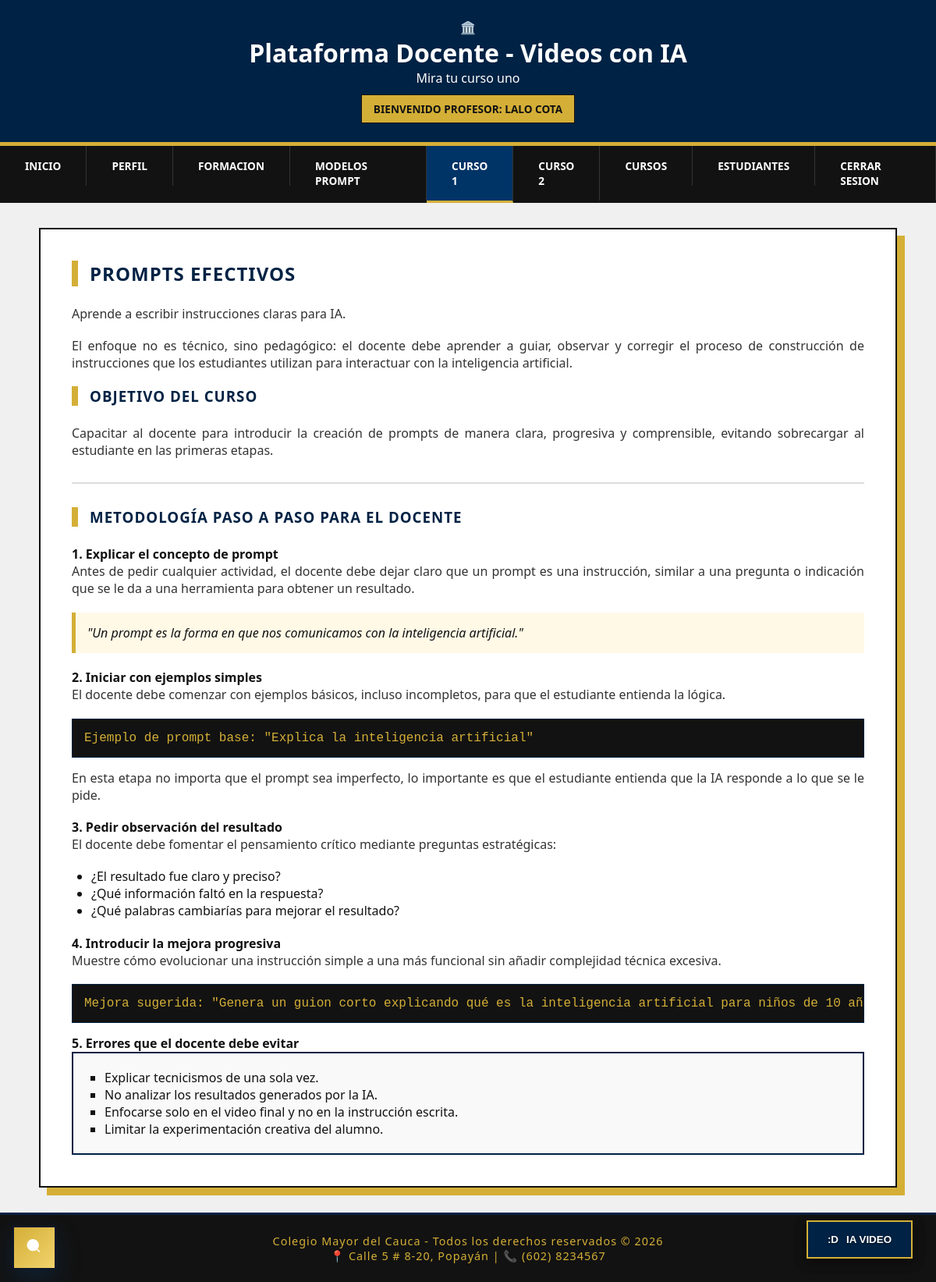
Screenshot of /docente/curso1.php (signed in) with the database file from the repository.
### tables this page shows
CREATE TABLE IF NOT EXISTS cursos (
  id INT UNSIGNED AUTO_INCREMENT PRIMARY KEY,
  slug VARCHAR(60) NOT NULL UNIQUE,
  titulo VARCHAR(150) NOT NULL,
  descripcion TEXT NOT NULL,
  contenido LONGTEXT NULL,
  orden TINYINT UNSIGNED NOT NULL DEFAULT 1,
  activo TINYINT(1) NOT NULL DEFAULT 1,
  created_at DATETIME NOT NULL DEFAULT CURRENT_TIMESTAMP,
  INDEX idx_cursos_activo (activo)
);

### inc/database.php (called while the page is built, shortened)
<?php
function ask_env_value(string $key, string $default = ''): string
{
    $value = getenv($key);
    if ($value !== false && $value !== '') {
        return (string) $value;
    }
    return $default;
}
function ask_db_config(): array
{
    return [
        'host' => ask_env_value('DB_HOST', 'localhost'),
        'port' => ask_env_value('DB_PORT', '3306'),
        'name' => ask_env_value('DB_NAME', 'ask_tutor'),
        'user' => ask_env_value('DB_USER', 'root'),
        'pass' => ask_env_value('DB_PASS', ''),
        'charset' => ask_env_value('DB_CHARSET', 'utf8mb4'),
    ];
}
function ask_db_connection(): PDO
{
    static $pdo = null;
    $config = ask_db_config();
    $dsn = sprintf(
        'mysql:host=%s;port=%s;dbname=%s;charset=%s',
        $config['host'],
        $config['port'],
        $config['name'],
        $config['charset']
    );
    try {
        $pdo = new PDO($dsn, $config['user'], $config['pass'], [
            PDO::ATTR_ERRMODE => PDO::ERRMODE_EXCEPTION,
            PDO::ATTR_DEFAULT_FETCH_MODE => PDO::FETCH_ASSOC,
            PDO::ATTR_EMULATE_PREPARES => false,
            PDO::MYSQL_ATTR_INIT_COMMAND => 'SET NAMES utf8mb4 COLLATE utf8mb4_unicode_ci',
        ]);
    } catch (PDOException $e) {
        throw new RuntimeException('No se pudo conectar a la base de datos: ' . $e->getMessage(), 0, $e);
    }
    return $pdo;
}
function ask_db_query_one(string $sql, array $params = []): ?array
{
    $stmt = ask_db_connection()->prepare($sql);
    $stmt->execute($params);
    $row = $stmt->fetch();
    return $row ?: null;
}
function ask_get_course(string $slug): ?array
{
    return ask_db_query_one(
        'SELECT id, slug, titulo, descripcion, contenido, orden, activo
         FROM cursos
         WHERE slug = :slug AND activo = 1
         LIMIT 1',
        ['slug' => $slug]
    );
}

### docente/curso1.php (the view, shortened to what this page needs)
<?php
    require_once __DIR__ . '/../inc/database.php';
    $curso = ask_get_course('curso-1');
    $tituloCurso = $curso['titulo'] ?? 'Curso 1 - Tutor IA Colegio Mayor';
    $descripcionCurso = $curso['descripcion'] ?? 'Este módulo está orientado a que el docente comprenda cómo enseñar la construcción de prompts desde cero.';
?>
<!DOCTYPE html>
<html lang="es">
<head>
    <link rel="stylesheet" href="../css/style.css">
</head>
<body>
<?php include 'top_docente.php'; ?>
<section>
    <h2><?php echo htmlspecialchars($tituloCurso, ENT_QUOTES, 'UTF-8'); ?></h2>
    <p>
        <?php echo htmlspecialchars($descripcionCurso, ENT_QUOTES, 'UTF-8'); ?>
    </p>
    <p>
        El enfoque no es técnico, sino pedagógico: el docente debe aprender a guiar, observar y corregir el proceso
        de construcción de instrucciones que los estudiantes utilizan para interactuar con la inteligencia artificial.
    </p>
    <div class="tarjeta">
        <h3>Objetivo del curso</h3>
        <p>
            Capacitar al docente para introducir la creación de prompts de manera clara, progresiva y comprensible,
            evitando sobrecargar al estudiante en las primeras etapas.
        </p>
    </div>
    <hr>
    <h3>Metodología paso a paso para el docente</h3>
    <h4>1. Explicar el concepto de prompt</h4>
    <p>
        Antes de pedir cualquier actividad, el docente debe dejar claro que un prompt es una instrucción,
        similar a una pregunta o indicación que se le da a una herramienta para obtener un resultado.
    </p>
    <blockquote>
        "Un prompt es la forma en que nos comunicamos con la inteligencia artificial."
    </blockquote>
    <h4>2. Iniciar con ejemplos simples</h4>
    <p>
        El docente debe comenzar con ejemplos básicos, incluso incompletos, para que el estudiante entienda la lógica.
    </p>
    <pre>Ejemplo de prompt base: "Explica la inteligencia artificial"</pre>
    <p>
        En esta etapa no importa que el prompt sea imperfecto, lo importante es que el estudiante entienda que
        la IA responde a lo que se le pide.
    </p>
    <h4>3. Pedir observación del resultado</h4>
    <p>
        El docente debe fomentar el pensamiento crítico mediante preguntas estratégicas:
    </p>
    <ul style="margin-left: 25px; margin-bottom: 20px;">
        <li>¿El resultado fue claro y preciso?</li>
        <li>¿Qué información faltó en la respuesta?</li>
        <li>¿Qué palabras cambiarías para mejorar el resultado?</li>
    </ul>
    <h4>4. Introducir la mejora progresiva</h4>
    <p>
        Muestre cómo evolucionar una instrucción simple a una más funcional sin añadir complejidad técnica excesiva.
    </p>
    <pre>Mejora sugerida: "Genera un guion corto explicando qué es la inteligencia artificial para niños de 10 años"</pre>
    <h4>5. Errores que el docente debe evitar</h4>
    <div style="border: 2px solid #002244; padding: 20px; background: #f9f9f9;">
        <ul style="list-style-type: square; margin-left: 20px;">
            <li>Explicar tecnicismos de una sola vez.</li>
            <li>No analizar los resultados generados por la IA.</li>
            <li>Enfocarse solo en el video final y no en la instrucción escrita.</li>
            <li>Limitar la experimentación creativa del alumno.</li>
        </ul>
    </div>
</section>
<footer>
    <p>Colegio Mayor del Cauca - Todos los derechos reservados © 2026</p>
    <p>📍 Calle 5 # 8-20, Popayán | 📞 (602) 8234567</p>
</footer>
<?php include '../Api-key/modal-AI.php'; ?>
</body>
</html>

### css/style.css (style rules this page uses)
* { margin: 0; padding: 0; box-sizing: border-box; border-radius: 0 !important; }
body { font-family: 'Segoe UI', Arial, sans-serif; background-color: #f0f0f0; color: #121212; min-height: 100vh; display: flex; flex-direction: column; }
nav ul { display: flex; justify-content: center; list-style: none; }
nav a { text-decoration: none; color: #FFFFFF; font-weight: 600; padding: 1rem 2rem; display: block; transition: 0.3s; border-right: 1px solid #333; text-transform: uppercase; font-size: 0.85rem; }
nav a.active { background-color: #003366; color: #FFFFFF; border-bottom: 3px solid #D4AF37; }
section { flex: 1; max-width: 1100px; width: 95%; margin: 2rem auto; padding: 2.5rem; background-color: #FFFFFF; border: 2px solid #121212; box-shadow: 10px 10px 0px #D4AF37; }
section h1, section h2, section h3 { color: #002244; text-transform: uppercase; letter-spacing: 1px; border-left: 8px solid #D4AF37; padding-left: 15px; margin-bottom: 1.5rem; }
section p { text-align: justify; margin-bottom: 1.2rem; color: #333; }
:root { --ask-font-scale: 1; --ask-bg: #f0f0f0; --ask-surface: #ffffff; --ask-text: #121212; --ask-primary: #002244; --ask-accent: #D4AF37; }
body { background: var(--ask-bg); color: var(--ask-text); font-size: calc(16px * var(--ask-font-scale)); }
footer { background-color: #121212; color: #D4AF37; text-align: center; padding: 1.5rem; border-top: 3px solid #002244; font-size: 0.9rem; letter-spacing: 1px; }

### docente/curso1.php (style rules this page uses)
blockquote { background: #fff9e6; border-left: 5px solid #D4AF37; padding: 15px; margin: 20px 0; font-style: italic; font-weight: 500; }
pre { background: #121212; color: #D4AF37; padding: 15px; border: 1px solid #002244; font-family: 'Courier New', Courier, monospace; margin: 15px 0; overflow-x: auto; }
hr { border: 0; border-top: 2px solid #ddd; margin: 30px 0; }

### rows the page displays
cursos: titulo "PROMPTS EFECTIVOS", descripcion "Aprende a escribir instrucciones claras para IA."

### other values shown
$tituloPlataforma "Plataforma Docente - Videos con IA"
$subtituloPlataforma "Mira tu curso uno"
$badgePlataforma "BIENVENIDO PROFESOR: LALO COTA"
